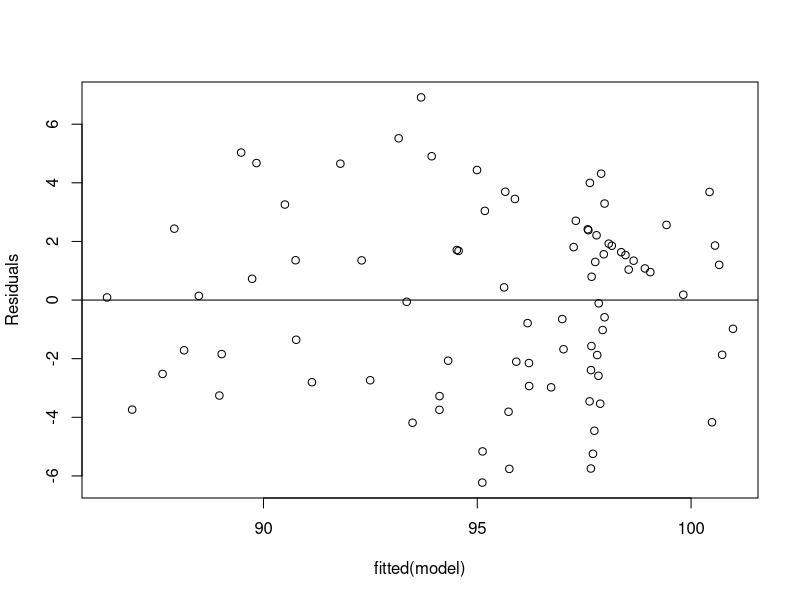
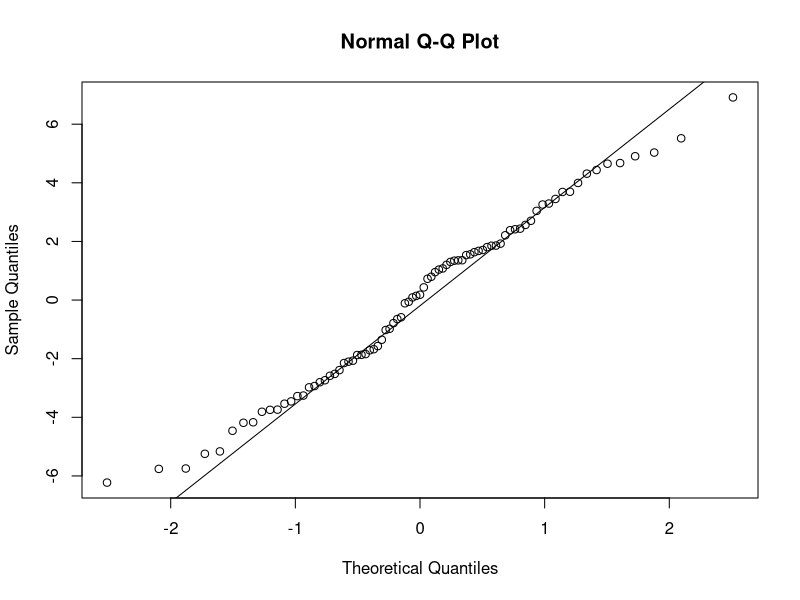

Here is the R script that generated these plots, in order:
## ---- chunk 1
setwd("C:/Book/Chapter4/Examples")
data <-read.csv(file="Ex4.2.csv",head=TRUE,sep=",")
data=data[c(1:83),c(1:4)];
data
## ---- chunk 2
model <-lm(data$Capacity~data$InvT+data$SOC+data$time)
summary(model)
## ---- chunk 3
model <-lm(data$Capacity~data$InvT+data$SOC+data$time+data$InvT*data$SOC+data$InvT*data$time+data$SOC*data$time)
summary(model)
## ---- chunk 4
#Extract the residuals of the model
resi <-residuals(model)

#Plot the residuals versus fitted plot
plot(fitted(model),resi,ylab="Residuals")

#Add a horizontal line at 0
abline(0,0)
## ---- chunk 5
#Create the Q-Q plot for residuals
qqnorm(resi)

#Add a straight diagonal line to the plot
qqline(resi)
